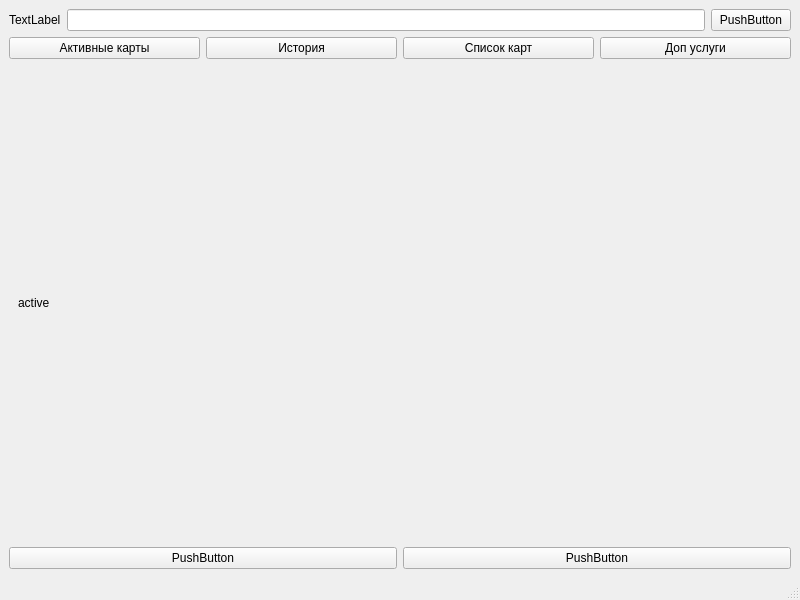
<?xml version="1.0" encoding="UTF-8"?>
<ui version="4.0">
 <class>MainWindow</class>
 <widget class="QMainWindow" name="MainWindow">
  <property name="geometry">
   <rect>
    <x>0</x>
    <y>0</y>
    <width>800</width>
    <height>600</height>
   </rect>
  </property>
  <property name="windowTitle">
   <string>MainWindow</string>
  </property>
  <widget class="QWidget" name="centralwidget">
   <layout class="QVBoxLayout" name="verticalLayout">
    <item>
     <layout class="QHBoxLayout" name="horizontalLayout_2">
      <item>
       <widget class="QLabel" name="label">
        <property name="text">
         <string>TextLabel</string>
        </property>
       </widget>
      </item>
      <item>
       <widget class="QLineEdit" name="lineEdit"/>
      </item>
      <item>
       <widget class="QPushButton" name="pushButton_5">
        <property name="text">
         <string>PushButton</string>
        </property>
       </widget>
      </item>
     </layout>
    </item>
    <item>
     <layout class="QHBoxLayout" name="horizontalLayout">
      <item>
       <widget class="QPushButton" name="pushButton_activeCards">
        <property name="text">
         <string>Активные карты</string>
        </property>
       </widget>
      </item>
      <item>
       <widget class="QPushButton" name="pushButton_history">
        <property name="text">
         <string>История</string>
        </property>
       </widget>
      </item>
      <item>
       <widget class="QPushButton" name="pushButton_allCards">
        <property name="text">
         <string>Список карт</string>
        </property>
       </widget>
      </item>
      <item>
       <widget class="QPushButton" name="pushButton_extraServices">
        <property name="text">
         <string>Доп услуги</string>
        </property>
       </widget>
      </item>
     </layout>
    </item>
    <item>
     <widget class="QStackedWidget" name="stackedWidget">
      <widget class="QWidget" name="page_activeCards">
       <layout class="QHBoxLayout" name="horizontalLayout_5">
        <item>
         <widget class="QLabel" name="label_2">
          <property name="text">
           <string>active</string>
          </property>
         </widget>
        </item>
       </layout>
      </widget>
      <widget class="QWidget" name="page_history">
       <widget class="QLabel" name="label_3">
        <property name="geometry">
         <rect>
          <x>590</x>
          <y>110</y>
          <width>66</width>
          <height>17</height>
         </rect>
        </property>
        <property name="text">
         <string>History</string>
        </property>
       </widget>
      </widget>
      <widget class="QWidget" name="page_extraServices">
       <widget class="QLabel" name="label_4">
        <property name="geometry">
         <rect>
          <x>480</x>
          <y>210</y>
          <width>66</width>
          <height>17</height>
         </rect>
        </property>
        <property name="text">
         <string>Extra</string>
        </property>
       </widget>
      </widget>
      <widget class="QWidget" name="page_allCards">
       <widget class="QLabel" name="label_5">
        <property name="geometry">
         <rect>
          <x>470</x>
          <y>130</y>
          <width>66</width>
          <height>17</height>
         </rect>
        </property>
        <property name="text">
         <string>all</string>
        </property>
       </widget>
      </widget>
     </widget>
    </item>
    <item>
     <layout class="QHBoxLayout" name="horizontalLayout_3">
      <item>
       <widget class="QPushButton" name="pushButton_6">
        <property name="text">
         <string>PushButton</string>
        </property>
       </widget>
      </item>
      <item>
       <widget class="QPushButton" name="pushButton_7">
        <property name="text">
         <string>PushButton</string>
        </property>
       </widget>
      </item>
     </layout>
    </item>
   </layout>
  </widget>
  <widget class="QMenuBar" name="menubar">
   <property name="geometry">
    <rect>
     <x>0</x>
     <y>0</y>
     <width>800</width>
     <height>22</height>
    </rect>
   </property>
  </widget>
  <widget class="QStatusBar" name="statusbar"/>
 </widget>
 <resources/>
 <connections/>
</ui>
